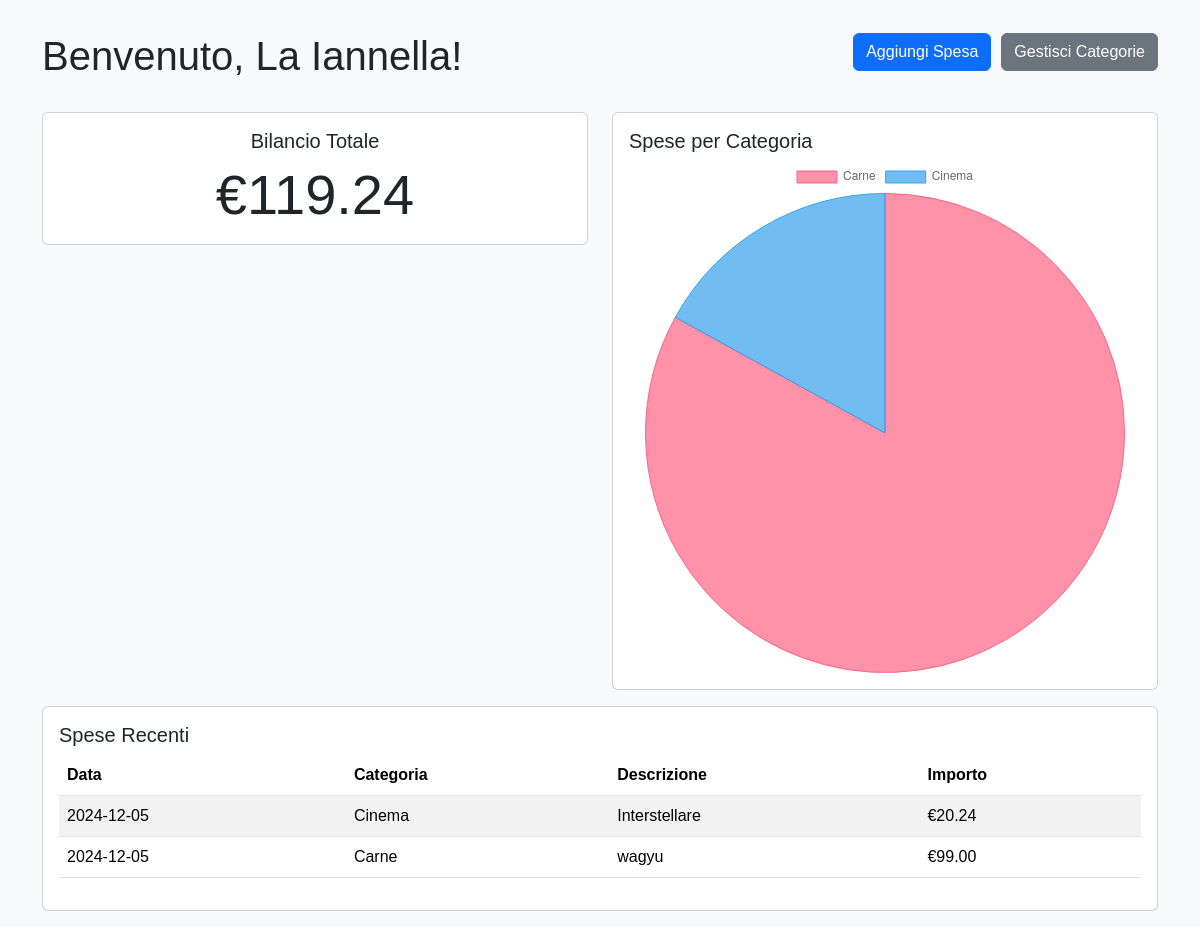
/application/dashboard.php (signed in), run on the app's committed database.
### tables this page shows
CREATE TABLE `expenses` (
  `id` int(11) NOT NULL,
  `user_id` int(11) NOT NULL,
  `category_id` int(11) NOT NULL,
  `amount` decimal(10,2) NOT NULL,
  `description` varchar(255) DEFAULT NULL,
  `date` date NOT NULL,
  `created_at` timestamp NOT NULL DEFAULT current_timestamp()
);

CREATE TABLE `categories` (
  `id` int(11) NOT NULL,
  `user_id` int(11) NOT NULL,
  `parent_id` int(11) DEFAULT NULL,
  `name` varchar(100) NOT NULL,
  `created_at` timestamp NOT NULL DEFAULT current_timestamp()
);

### application/dashboard.php (the view, shortened to what this page needs)
<?php
$host = 'localhost';
$dbname = 'spendwise';
$username = 'root';
$password = '';
try {
    $pdo = new PDO("mysql:host=$host;dbname=$dbname;charset=utf8", $username, $password);
    $pdo->setAttribute(PDO::ATTR_ERRMODE, PDO::ERRMODE_EXCEPTION);
} catch (PDOException $e) {
    die("Errore di connessione al database: " . $e->getMessage());
}
$userId = $_SESSION['user_id'];
$totalQuery = $pdo->prepare("SELECT COALESCE(SUM(amount), 0) AS total_expenses FROM expenses WHERE user_id = :user_id");
$totalQuery->execute(['user_id' => $userId]);
$totalExpenses = $totalQuery->fetch(PDO::FETCH_ASSOC)['total_expenses'];
$categoriesQuery = $pdo->prepare("
    SELECT c.name AS category, COALESCE(SUM(e.amount), 0) AS total
    FROM categories c
    LEFT JOIN expenses e ON c.id = e.category_id
    WHERE c.user_id = :user_id
    GROUP BY c.name
");
$categoriesQuery->execute(['user_id' => $userId]);
$categoriesExpenses = $categoriesQuery->fetchAll(PDO::FETCH_ASSOC);
$categoryLabels = [];
$categoryTotals = [];
foreach ($categoriesExpenses as $category) {
    if ($category['total'] > 0) {
        $categoryLabels[] = htmlspecialchars($category['category']);
        $categoryTotals[] = $category['total'];
    }
}
$recentExpensesQuery = $pdo->prepare("
    SELECT e.amount, e.description, e.date, c.name AS category
    FROM expenses e
    JOIN categories c ON e.category_id = c.id
    WHERE e.user_id = :user_id
    ORDER BY e.date DESC
    LIMIT 5
");
$recentExpensesQuery->execute(['user_id' => $userId]);
$recentExpenses = $recentExpensesQuery->fetchAll(PDO::FETCH_ASSOC);
?>
<!DOCTYPE html>
<html lang="en">
<head>
    <link href="https://cdn.jsdelivr.net/npm/bootstrap@5.3.2/dist/css/bootstrap.min.css" rel="stylesheet">
</head>
<body>
    <div class="container">
        <div class="d-flex justify-content-between align-items-center mb-4">
            <h1 class="text-center">Benvenuto, <?= htmlspecialchars($_SESSION['user_name']) ?>!</h1>
            <div class="button-group">
                <a href="add_expense.php" class="btn btn-primary">Aggiungi Spesa</a>
                <a href="manage_categories.php" class="btn btn-secondary">Gestisci Categorie</a>
            </div>
        </div>
        <div class="row">
            <div class="col-md-6">
                <div class="card">
                    <div class="card-body text-center">
                        <h5 class="card-title">Bilancio Totale</h5>
                        <p class="card-text display-4">€<?= number_format($totalExpenses, 2) ?></p>
                    </div>
                </div>
            </div>
            <div class="col-md-6">
                <div class="card">
                    <div class="card-body">
                        <h5 class="card-title">Spese per Categoria</h5>
                        <canvas id="categoryExpensesChart" width="400" height="400"></canvas>
                    </div>
                </div>
            </div>
        </div>
        <div class="row">
            <div class="col-md-12">
                <div class="card">
                    <div class="card-body">
                        <h5 class="card-title">Spese Recenti</h5>
                        <table class="table table-striped">
                            <thead>
                                <tr>
                                    <th>Data</th>
                                    <th>Categoria</th>
                                    <th>Descrizione</th>
                                    <th>Importo</th>
                                </tr>
                            </thead>
                            <tbody>
                                <?php foreach ($recentExpenses as $expense): ?>
                                    <tr>
                                        <td><?= htmlspecialchars($expense['date']) ?></td>
                                        <td><?= htmlspecialchars($expense['category']) ?></td>
                                        <td><?= htmlspecialchars($expense['description']) ?></td>
                                        <td>€<?= number_format($expense['amount'], 2) ?></td>
                                    </tr>
                                <?php endforeach; ?>
                            </tbody>
                        </table>
                    </div>
                </div>
            </div>
        </div>
    </div>
    <script>
    // Dati per il grafico
    const categoryLabels = <?= json_encode($categoryLabels) ?>;
    const categoryTotals = <?= json_encode($categoryTotals) ?>;
    if (categoryTotals.length > 0) {
        const ctx = document.getElementById('categoryExpensesChart').getContext('2d');
        new Chart(ctx, {
            type: 'pie',
            data: {
                labels: categoryLabels,
                datasets: [{
                    label: 'Spese per Categoria',
                    data: categoryTotals,
                    backgroundColor: [
                        'rgba(255, 99, 132, 0.7)',
                        'rgba(54, 162, 235, 0.7)',
                        'rgba(255, 206, 86, 0.7)',
                        'rgba(75, 192, 192, 0.7)',
                        'rgba(153, 102, 255, 0.7)',
                        'rgba(255, 159, 64, 0.7)'
                    ],
                    borderColor: [
                        'rgba(255, 99, 132, 1)',
                        'rgba(54, 162, 235, 1)',
                        'rgba(255, 206, 86, 1)',
                        'rgba(75, 192, 192, 1)',
                        'rgba(153, 102, 255, 1)',
                        'rgba(255, 159, 64, 1)'
                    ],
                    borderWidth: 1
                }]
            },
            options: {
                responsive: true,
                plugins: {
                    legend: {
                        position: 'top',
                    },
                    tooltip: {
                        callbacks: {
                            label: function(context) {
                                const total = context.dataset.data.reduce((a, b) => a + b, 0);
                                const value = context.raw;
                                const percentage = ((value / total) * 100).toFixed(2);
                                return `${context.label}: €${value.toFixed(2)} (${percentage}%)`;
                            }
                        }
                    }
                }
            }
        });
    }
    </script>
</body>
</html>

### application/dashboard.php (style rules this page uses)
body { background-color: #f8f9fa; font-family: Arial, sans-serif; }
.container { margin-top: 2rem; }
.card { margin-bottom: 1rem; }
.button-group { display: flex; gap: 10px; justify-content: end; margin-bottom: 1rem; }

### data on the page
expenses: date "2024-12-05", category.name "Cinema", description "Interstellare", amount "20.24"
expenses: date "2024-12-05", category.name "Carne", description "wagyu", amount "99.00"

### other printed values
$_SESSION['user_name'] "La Iannella"
$totalExpenses "119.24"
chart data {{ json_encode($categoryLabels) }} ["Carne","Cinema"]
chart data {{ json_encode($categoryTotals) }} ["99.00","20.24"]
